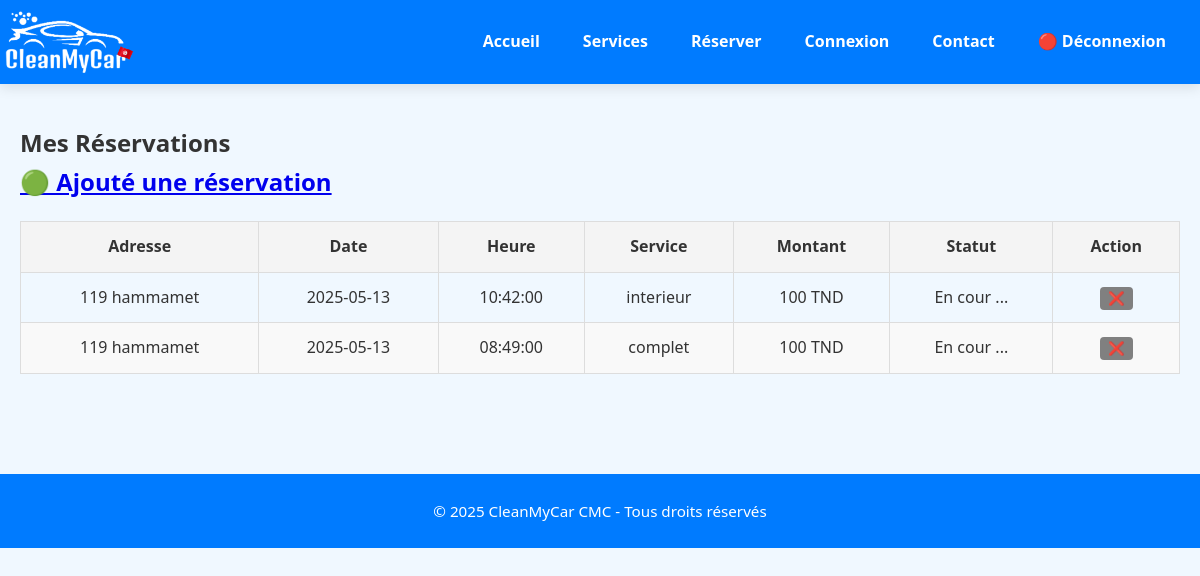
Page /view/compte.php (signed in) on the committed database.
### tables this page shows
CREATE TABLE `reservation` (
  `id` int(11) NOT NULL,
  `date` date DEFAULT NULL,
  `heure` time DEFAULT NULL,
  `typeService` varchar(100) DEFAULT NULL,
  `adresse` text DEFAULT NULL,
  `statut` varchar(50) DEFAULT NULL,
  `montant` float DEFAULT NULL,
  `clientId` int(11) DEFAULT NULL,
  `ouvrierId` int(11) DEFAULT NULL
);

### config/db.php (called while the page is built, shortened)
<?php
abstract class Connexion {
    function __construct()
    {
    $this->pdo =new PDO('mysql:host=localhost;dbname=cleanmycar','root','');
    }
    }
?>

### controller/ReservationController.php (called while the page is built, shortened)
<?php
include_once('../config/db.php');
class ReservationController extends Connexion {
    function getReservationsByClientId($clientId) {
    $query = "SELECT * FROM `reservation` WHERE `clientId`=?";
    $stmt = $this->pdo->prepare($query);
    $stmt->execute([$clientId]);
    return $stmt->fetchAll(PDO::FETCH_ASSOC);
}
}
?>

### view/compte.php (the view, shortened to what this page needs)
<?php
require_once '../controller/ReservationController.php';
$resCtrl = new ReservationController();
$clientId = $_SESSION['client_id'];
$reservations = $resCtrl->getReservationsByClientId($clientId);
?>
<!DOCTYPE html>
<html lang="fr">
<head>
  <link rel="stylesheet" href="../css/styles.css">
</head>
<body>
<header>
  <div class="container">
    <a href="../index.php"><h1 class="logo"><img src="../image/logo2.png" alt="Logo CleanMyCar"></h1></a>
    <nav>
      <ul>
          <li><a href="../index.php">Accueil</a></li>
          <li><a href="services.php">Services</a></li>
          <li><a href="reservation.php">Réserver</a></li>
          <li><a href="login.php">Connexion</a></li>
          <li><a href="contact.php">Contact</a></li>
          <li><a href="logout.php"> 🔴 Déconnexion</a> </li>
      </ul>
    </nav>
  </div>
</header>
  <section class="container" style="padding: 40px 20px;">
    <h2>Mes Réservations</h2>
    <h2><a href="reservation.php">🟢 Ajouté une réservation</a></h2>
    <table>
        <thead>
            <tr>
              <th>Adresse</th>
              <th>Date</th>
              <th>Heure</th>
              <th>Service</th>
              <th>Montant</th>
              <th>Statut</th>
              <th>Action</th>
            </tr>
        </thead>
        <tbody>
            <?php foreach ($reservations as $res): ?>
                <tr>
                    <td data-label="Adresse"><?= htmlspecialchars($res['adresse']) ?></td>
                    <td data-label="Date"><?= htmlspecialchars($res['date']) ?></td>
                    <td data-label="Heure"><?= htmlspecialchars($res['heure']) ?></td>
                    <td data-label="Service"><?= htmlspecialchars($res['typeService']) ?></td>
                    <td data-label="Montant"><?= htmlspecialchars($res['montant']) ?> TND</td>
                    <td data-label="Statut"><?= htmlspecialchars($res['statut']) ?></td>
                    <td data-label="Action">
                      <form action="delete_reservation.php" method="POST" style="display:inline;">
                        <button type="submit" style="background-color: grey; color: white; border: none; border-radius: 4px; padding: 4px 8px; cursor: pointer;">
                          ❌
                        </button>
                      </form>
                    </td>
                </tr>
            <?php endforeach; ?>
        </tbody>
    </table>
</section>
  <footer>
    <p>&copy; 2025 CleanMyCar CMC - Tous droits réservés</p>
  </footer>
</body>
</html>

### css/styles.css (style rules this page uses)
:root { --main-color: #007bff; --secondary-color: #f0f8ff; --accent-color: #28a745; --text-color: #333; --background: #ffffff; --font-family: 'Segoe UI', sans-serif; --hover-color: #0056b3; --soft-grey: #f8f9fa; --shadow: 0 4px 12px rgba(0, 0, 0, 0.1); --border-radius: 8px; --transition: all 0.3s ease; }
* { margin: 0; padding: 0; box-sizing: border-box; }
html { scroll-behavior: smooth; }
body { font-family: var(--font-family); background-color: var(--secondary-color); color: var(--text-color); line-height: 1.6; font-size: 16px; }
.container { max-width: 1200px; margin: 0 auto; padding: 0 20px; }
header { background-color: var(--main-color); color: #fff; padding: 15px 0; box-shadow: var(--shadow); position: sticky; top: 0; z-index: 1000; }
.logo img { height: 50px; width: auto; vertical-align: middle; transform: scale(1.5); }
header .container { display: flex; justify-content: space-between; align-items: center; flex-wrap: wrap; }
nav ul { display: flex; justify-content: center; list-style: none; flex-wrap: wrap; gap: 15px; }
nav ul li a { color: white; text-decoration: none; font-weight: 600; padding: 8px 14px; border-radius: var(--border-radius); transition: var(--transition); }
footer { background-color: var(--main-color); color: white; text-align: center; padding: 25px 0; margin-top: 60px; font-size: 0.95rem; }

### view/compte.php (style rules this page uses)
table { width: 100%; border-collapse: collapse; margin-top: 20px; }
th, td { border: 1px solid #ddd; padding: 12px; text-align: center; }
th { background-color: #f4f4f4; }
tr:nth-child(even) { background-color: #f9f9f9; }

### rows in the picture
reservation: adresse "119 hammamet", date "2025-05-13", heure "10:42:00", typeService "interieur", montant "100", statut "En cour ..."
reservation: adresse "119 hammamet", date "2025-05-13", heure "08:49:00", typeService "complet", montant "100", statut "En cour ..."
